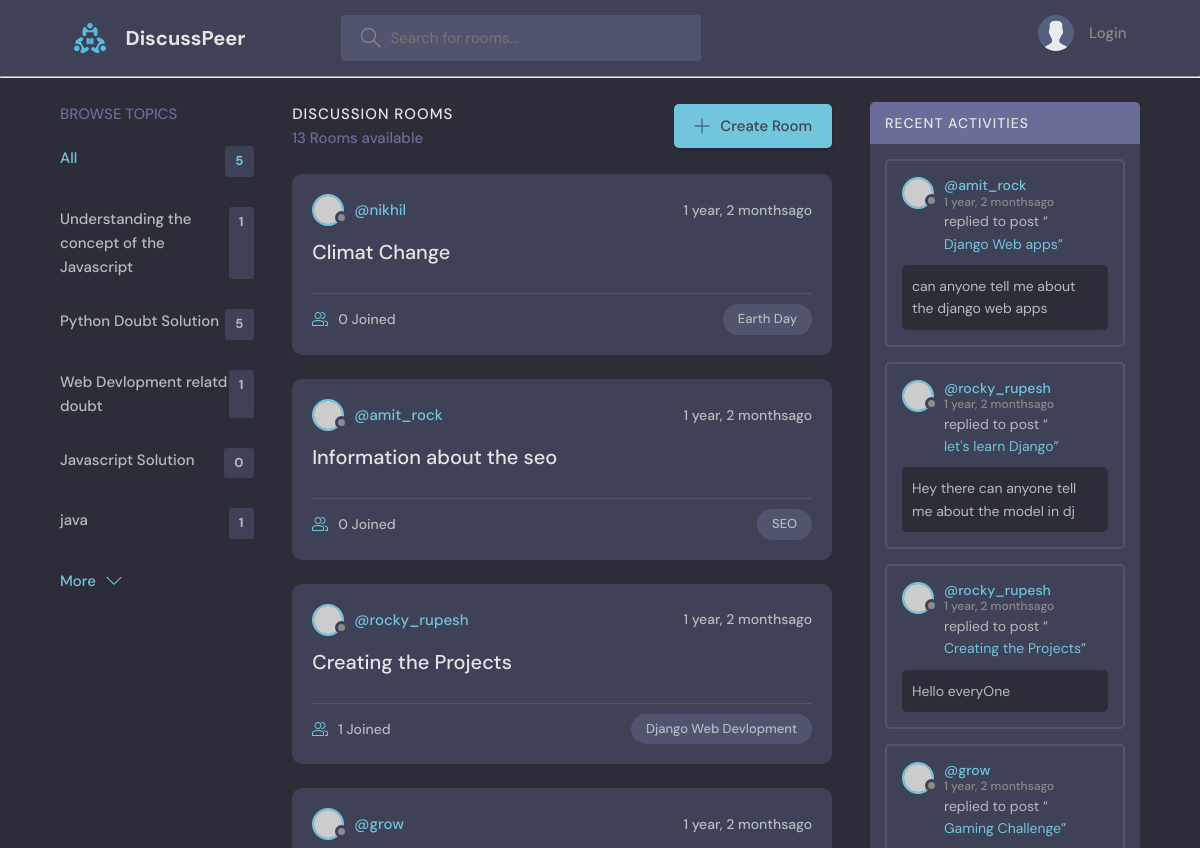
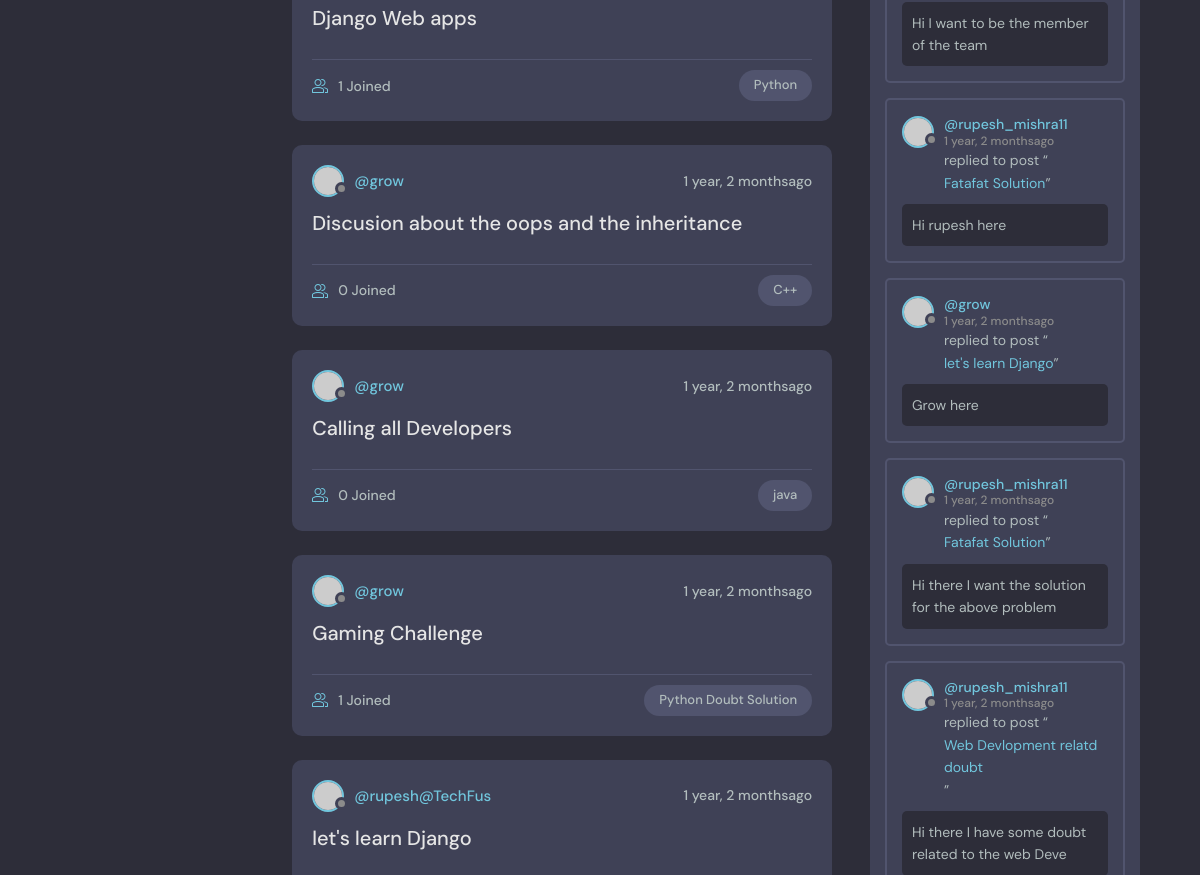
Before: / (upper part) with the older database file (2 pictures, top to bottom).
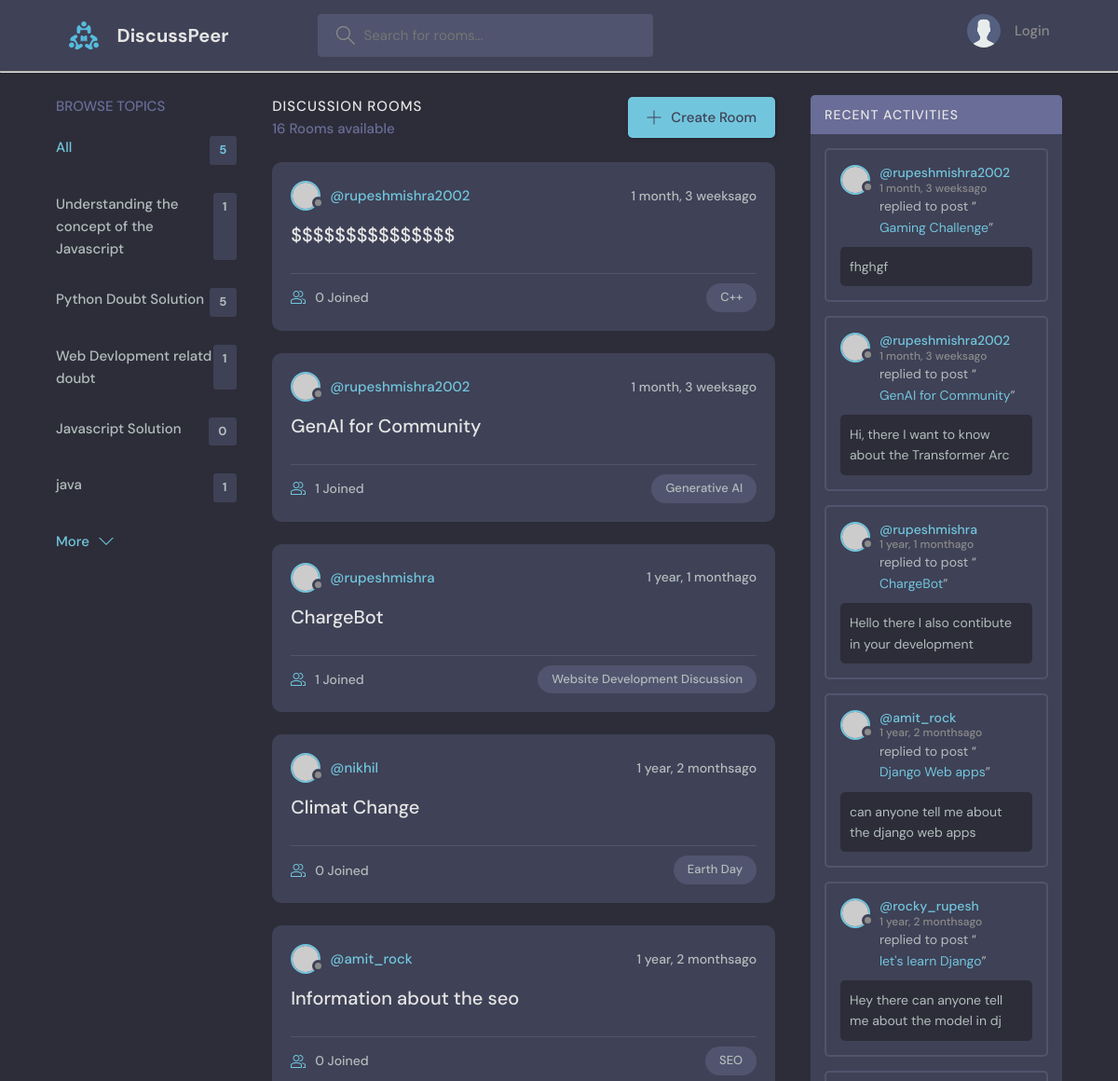
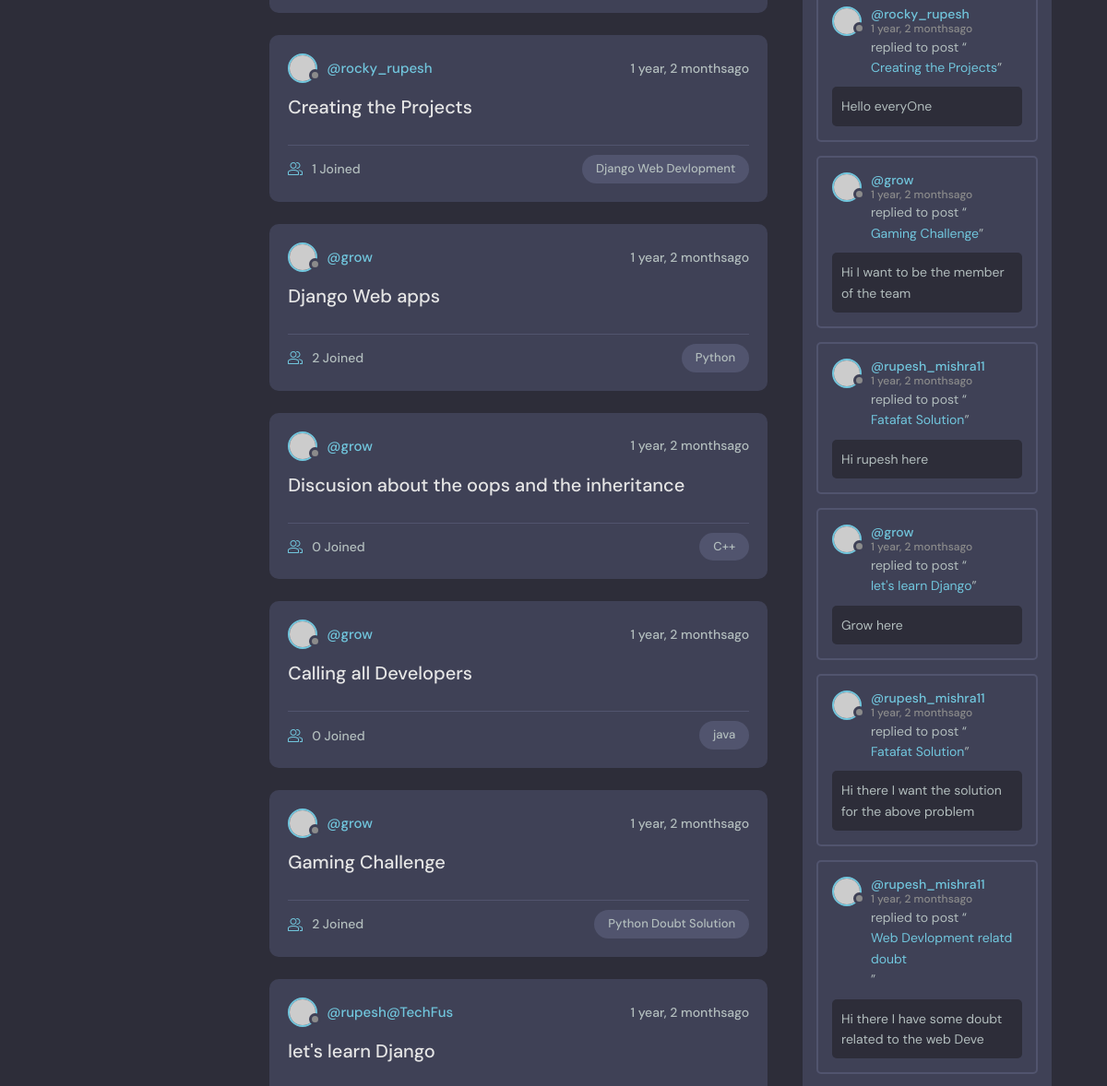
After: the same page with the newer database file (2 pictures, top to bottom).
### base/models.py (models this page shows, shortened)
class Topic(models.Model):
    name=models.CharField(max_length=200)

class Room(models.Model):
    host=models.ForeignKey(User, on_delete= models.SET_NULL,null=True)
    topic=models.ForeignKey('Topic', on_delete= models.SET_NULL, null=True)
    name=models.CharField(max_length=200)
    description= models.TextField(null=True, blank=True)
    participants=models.ManyToManyField(User,related_name='participants', blank=True)
    update= models.DateTimeField(auto_now=True)
    created= models.DateTimeField(auto_now_add=True)
    class Meta:
        ordering = ['-update','-created']
    def __str__(self) :
        return self.name

class Message(models.Model):
    user=models.ForeignKey(User, on_delete= models.CASCADE)
    room= models.ForeignKey(Room, on_delete= models.CASCADE)
    body= models.TextField()
    update= models.DateTimeField(auto_now=True)
    created= models.DateTimeField(auto_now_add=True)
    class Meta:
        ordering = ['-update','-created']
    def __str__(self):
        return self.body[0:50]

### base/views.py (the view)
# urls.py: path('',views.index,name='index'),
def index(request):
   q=request.GET.get('q') if request.GET.get('q') != None else ''
   rooms= Room.objects.filter(Q(topic__name__icontains=q)|
                              Q(name__icontains=q)|
                              Q(description__icontains=q))
   topics= Topic.objects.all()[0:5]
   room_count=rooms.count()
   room_messages=Message.objects.filter(Q(room__topic__name__icontains = q)|
                                        Q(room__name__icontains = q))
   context={'rooms':rooms,'topics':topics,'room_count': room_count,'room_messages':room_messages}
   return render(request,'base/index.html',context)

### base/templates/base/index.html (shortened to what this page needs)
{% extends "main.html" %}
    {% block body %}
    <main class="layout layout--3">
      <div class="container">
       {% include 'base/topic_component.html' %}
        <div class="roomList">
          <div class="roomList__header">
            <div>
              <h2>Discussion Rooms</h2>
              <p>{{room_count}} Rooms available</p>
            </div>
            <a class="btn btn--main" href="{% url 'create-room' %}">
              <svg version="1.1" xmlns="http://www.w3.org/2000/svg" width="32" height="32" viewBox="0 0 32 32">
                <title>add</title>
                <path
                  d="M16.943 0.943h-1.885v14.115h-14.115v1.885h14.115v14.115h1.885v-14.115h14.115v-1.885h-14.115v-14.115z"
                ></path>
              </svg>
              Create Room
            </a>
          </div>
          {% include "base/feed_component.html" %}
        </div>
       {% include "base/activity_component.html" %}
      </div>
    </main>
    {% endblock body %}

### base/templates/base/topic_component.html
<div class="topics">
  <div class="topics__header">
    <h2>Browse Topics</h2>
  </div>
  <ul class="topics__list">
    <li>
      <a href="{% url 'index' %}" class="active">All <span>{{topics.count}}</span></a>
    </li>
    {% for topic in topics %}
    <li>
      <a href="{% url 'index' %}?q={{topic.name}}">{{topic.name}}
        <span>{{topic.room_set.all.count}}</span></a>
    </li>
    {% endfor %}
  </ul>
  <a class="btn btn--link" href="{% url 'topic-page' %}">
    More
    <svg version="1.1" xmlns="http://www.w3.org/2000/svg" width="32" height="32" viewBox="0 0 32 32">
      <title>chevron-down</title>
      <path d="M16 21l-13-13h-3l16 16 16-16h-3l-13 13z"></path>
    </svg>
  </a>
</div>

### base/templates/base/feed_component.html (shortened to what this page needs)
{% for room in rooms %}
<div class="roomListRoom">
  <div class="roomListRoom__header">
    <a href="{% url 'user-profile' room.host.id %}" class="roomListRoom__author">
      <div class="avatar avatar--small">
        <img src="https://randomuser.me/api/portraits/women/11.jpg" />
      </div>
      <span>@{{room.host.username}} </span>
    </a>
    <div class="roomListRoom__actions">
      <span>{{room.created|timesince}}ago</span>
    </div>
  </div>
  <div class="roomListRoom__content">
    <a href="{% url 'room' room.id %}">{{room.name}}</a>
  </div>
  <div class="roomListRoom__meta">
    <a href="{% url 'room' room.id %}" class="roomListRoom__joined">
      {{room.participants.all.count}} Joined
    </a>
    <p class="roomListRoom__topic">{{room.topic.name}}</p>
  </div>
</div>
{% endfor %}

### base/templates/base/activity_component.html (shortened to what this page needs)
<div class="activities">
  <div class="activities__header">
    <h2>Recent Activities</h2>
  </div>
  {% for message in room_messages  %}
  <div class="activities__box">
    <div class="activities__boxHeader roomListRoom__header">
      <a href="{% url 'user-profile' message.user.id %}" class="roomListRoom__author">
        <div class="avatar avatar--small">
          <img src="https://randomuser.me/api/portraits/women/11.jpg" />
        </div>
        <p>
          @{{message.user}}
          <span>{{message.created|timesince}}ago</span>
        </p>
      </a>
    </div>
    <div class="activities__boxContent">
      <p>replied to post “<a href="{% url 'room' message.room.id %}">{{message.room}}</a>”</p>
      <div class="activities__boxRoomContent">
        {{message}}
      </div>
    </div>
  </div>
  {% endfor %}
</div>

Changed rows visible on the page:
added Room: host.username "rupeshmishra2002", created "1 month, 3 weeks", name "$$$$$$$$$$$$$$$", participants.all.count "0", topic.name "C++"
added Room: host.username "rupeshmishra2002", created "1 month, 3 weeks", name "GenAI for Community", participants.all.count "1", topic.name "Generative AI"
added Room: host.username "rupeshmishra", created "1 year, 1 month", name "ChargeBot", participants.all.count "1", topic.name "Website Development Discussion"
computed for Room "Django Web apps": participants.all.count "1" → "2"
computed for Room "Gaming Challenge": participants.all.count "1" → "2"
added Message: user "rupeshmishra2002", created "1 month, 3 weeks", room "Gaming Challenge", body "fhghgf"
added Message: user "rupeshmishra2002", created "1 month, 3 weeks", room "GenAI for Community", body "Hi, there I want to know about the Transformer Arc"
added Message: user "rupeshmishra", created "1 year, 1 month", room "ChargeBot", body "Hello there I also contibute in your development"
Other visible differences:
{{ room_count }}: "13" → "16"
